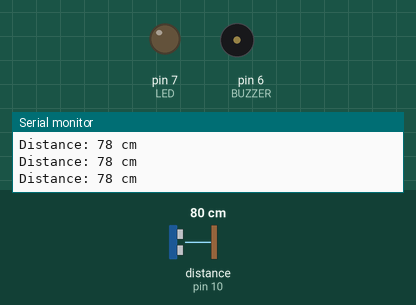
Recording of a sketch running on a simulated Arduino Uno, built with avr-gcc and run on an emulated ATmega328P. On the bench: output pins drawn as LEDs (lit = HIGH), buzzer (waves = sounding, pin HIGH), the last lines printed to the serial monitor. Wiring (inferred from the names in the program): ultrasonic range finder: trigger pin 9; echo pin 10. Dashed ring = blinking. The test bench sets the inputs (shaded band); at power-on: distance to the obstacle (sensor on pin 10) 80 cm. The echo pulse lasts 58.3 µs per cm; pins used as bus, display or sensor lines are not drawn.

Above: at 1.2 s.
1.3 s: distance to the obstacle (sensor on pin 10) set to 34 cm
2.8 s: distance to the obstacle (sensor on pin 10) set to 29 cm
At 3.2 s:
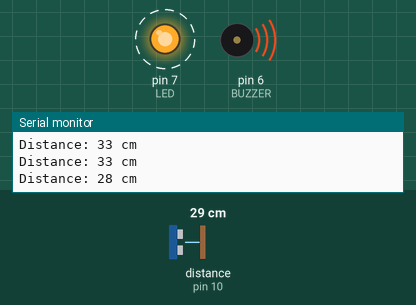
5.8 s: distance to the obstacle (sensor on pin 10) set to 299 cm
At 6.4 s:
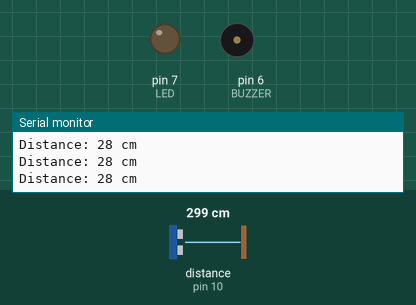
7.3 s: distance to the obstacle (sensor on pin 10) set to 27 cm
At 7.8 s:
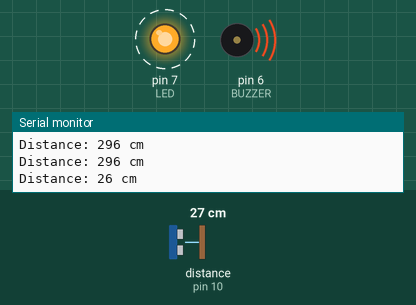
Timing chart, 0 to 11.3 s (numbered marks = the images above; inputs shaded):
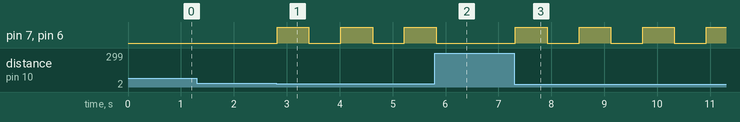

Measured:
- the behaviour switches between 32 and 31 cm on distance to the obstacle (sensor on pin 10) (found by bisection; images 0 and 1)
- after the input at 2.8 s, pin 7 (LED), pin 6 (BUZZER): alternates HIGH for 0.60 s and LOW for 0.60 s, starting at once
- after the input at 5.8 s, pin 7 (LED), pin 6 (BUZZER): goes on until 5.8 s, then stays LOW
- after the input at 7.3 s, pin 7 (LED), pin 6 (BUZZER): alternates HIGH for 0.60 s and LOW for 0.60 s, starting at once

The sketch:

Ultrasoincsensorcode.ino
```cpp
#define TRIG 9
#define ECHO 10
#define LED 7
#define BUZZER 6

long duration;
int distance;

void setup()
{
  pinMode(TRIG, OUTPUT);
  pinMode(ECHO, INPUT);
  pinMode(LED, OUTPUT);
  pinMode(BUZZER, OUTPUT);

  Serial.begin(9600);
}

void loop()
{
  digitalWrite(TRIG, LOW);
  delayMicroseconds(2);

  digitalWrite(TRIG, HIGH);
  delayMicroseconds(10);
  digitalWrite(TRIG, LOW);
  duration = pulseIn(ECHO, HIGH);
  distance = duration * 0.034 / 2;

  Serial.print("Distance: ");
  Serial.print(distance);
  Serial.println(" cm");

  if(distance <= 10)
  {
    digitalWrite(LED, HIGH);
    digitalWrite(BUZZER, HIGH);
    delay(100);
    digitalWrite(LED, LOW);
    digitalWrite(BUZZER, LOW);
    delay(100);
  }
  else if(distance <= 20)
  {
    digitalWrite(LED, HIGH);
    digitalWrite(BUZZER, HIGH);
    delay(300);
    digitalWrite(LED, LOW);
    digitalWrite(BUZZER, LOW);
    delay(300);
  }
  else if(distance <= 30)
  {
    digitalWrite(LED, HIGH);
    digitalWrite(BUZZER, HIGH);
    delay(600);
    digitalWrite(LED, LOW);
    digitalWrite(BUZZER, LOW);
    delay(600);
  }
  else
  {
    digitalWrite(LED, LOW);
    digitalWrite(BUZZER, LOW);
  }
}
```
